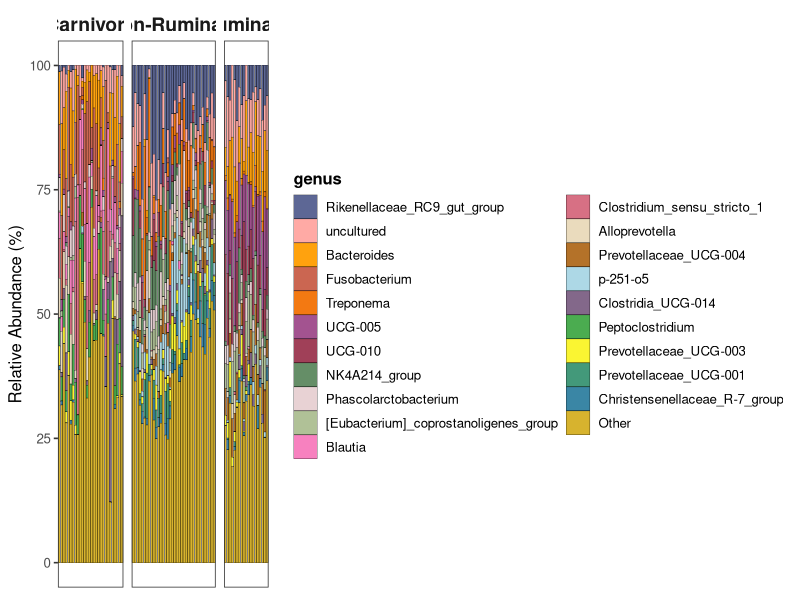
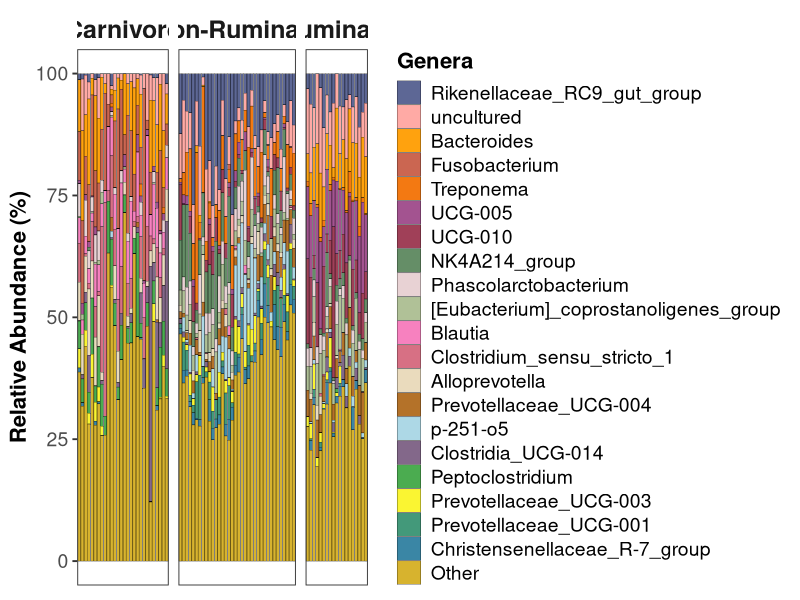

These figures' R source, in order:
# Relative Abundance Analysis - genus Level

library(tidyverse)
library(RColorBrewer)

# Load data
data <- read.csv("data/level-6.csv", check.names = FALSE, stringsAsFactors = FALSE)

# Remove outliers
outliers <- c("K058683-R", "K058706-R", "K058789-R", "K058689-R", 
              "K058814-R", "K058785-R", "K058700-R", "K058796-R", 
              "K058824-R", "K058810-R", "K058694-R")
data <- data[!data$index %in% outliers, ]

# Extract abundance and metadata
tax_cols <- grep("^d__", names(data), value = TRUE)
abundance <- data[, tax_cols]
sample_ids <- data$index
diet_type <- data$Diet_type
species_name <- data$Common.name_Species
animals <- data$Animal

# Extract genus names
genus_names <- sapply(tax_cols, function(col) {
  parts <- unlist(strsplit(col, ";"))
  f_part <- parts[grep("^g__", parts)]
  if (length(f_part) == 0) return("Unclassified")
  genus <- sub("^g__", "", f_part)
  genus <- unlist(strsplit(genus, ";"))[1]
  ifelse(genus == "", "Unclassified", genus)
})

# Aggregate to genus level
abundance_t <- t(abundance)
abundance_genus <- rowsum(abundance_t, group = genus_names, reorder = FALSE)
abundance_genus <- t(abundance_genus)
rownames(abundance_genus) <- sample_ids

# Remove "Unclassified"
abundance_genus_df <- as.data.frame(abundance_genus)
if ("Unclassified" %in% colnames(abundance_genus_df)) {
  abundance_genus_df$Unclassified <- NULL
}

# Normalize to relative abundance
abundance_genus_rel <- as.data.frame(abundance_genus_df / rowSums(abundance_genus_df) * 100)

# Add metadata
abundance_genus_rel$Sample <- rownames(abundance_genus_rel)
abundance_genus_rel$Diet_type <- diet_type
abundance_genus_rel$Species <- species_name
abundance_genus_rel$Animal <- animals

# Get top genera
overall_top <- colSums(abundance_genus_rel[, 1:(ncol(abundance_genus_rel)-4)])
top_genera <- names(sort(overall_top, decreasing = TRUE)[1:20])

# Calculate 'Other' category
top_data <- abundance_genus_rel[, top_genera, drop = FALSE]
other <- 100 - rowSums(top_data)
final_data <- cbind(top_data, Other = other)

# Add metadata
final_data$Sample <- abundance_genus_rel$Sample
final_data$Diet_type <- factor(abundance_genus_rel$Diet_type, 
                               levels = c("Carnivore", "Non-Ruminant", "Ruminant"))
final_data$Species <- abundance_genus_rel$Species
final_data$Animal <- abundance_genus_rel$Animal

# Sort samples
final_data <- final_data %>%
  arrange(Diet_type, Species) %>%
  mutate(Sample = factor(Sample, levels = Sample))

# Pivot to long format
long_data <- final_data %>%
  pivot_longer(cols = -c(Sample, Diet_type, Species, Animal), 
               names_to = "genus", values_to = "Abundance") %>%
  mutate(genus = factor(genus, levels = c(top_genera, "Other")))

genus_colors <- read.csv("data/family_colors_genus.csv")
genus_colors_v <- setNames(genus_colors$Color, genus_colors$genus)

# === Plot ===
ggplot(long_data, aes(x = Sample, y = Abundance, fill = genus)) +
  geom_col(color = "black", size = 0.1) +
  facet_grid(. ~ Diet_type, scales = "free_x", space = "free_x") +
  scale_fill_manual(values = genus_colors_v) +
  theme_bw(base_size = 12) +
  theme(
    panel.grid.major = element_blank(),
    panel.grid.minor = element_blank(),
    axis.text.x = element_blank(),
    axis.title.x = element_blank(),
    axis.ticks.x = element_blank(),
    legend.title = element_text(face = "bold"),
    strip.background = element_blank(),
    strip.text = element_text(face = "bold" , size = 14)
  ) +
  labs(y = "Relative Abundance (%)", fill = "genus")

abundance_plot <- ggplot(long_data, aes(x = Sample, y = Abundance, fill = genus)) +
  geom_col(color = "black", size = 0.1) +
  facet_grid(. ~ Diet_type, scales = "free_x", space = "free_x") +
  scale_fill_manual(values = genus_colors_v) +
  theme_bw(base_size = 14) +
  theme(
    panel.grid.major = element_blank(),
    panel.grid.minor = element_blank(),
    axis.text.x = element_blank(),
    axis.title.x = element_blank(),
    axis.ticks.x = element_blank(),
    axis.text.y = element_text(size = 14),
    axis.title.y = element_text(size = 16, face = "bold"),
    legend.title = element_text(size = 16, face = "bold"),
    legend.text = element_text(size = 14),
    legend.position = "right",
    strip.background = element_blank(),
    strip.text = element_text(size = 18, face = "bold")
  ) +
  labs(y = "Relative Abundance (%)", fill = "Genera") +
  guides(fill = guide_legend(ncol = 1))


# Save plot and color mapping
ggsave("output/figures/Relative_abundance_genus.png", 
       plot = abundance_plot, width = 20, height = 10, dpi = 600)
